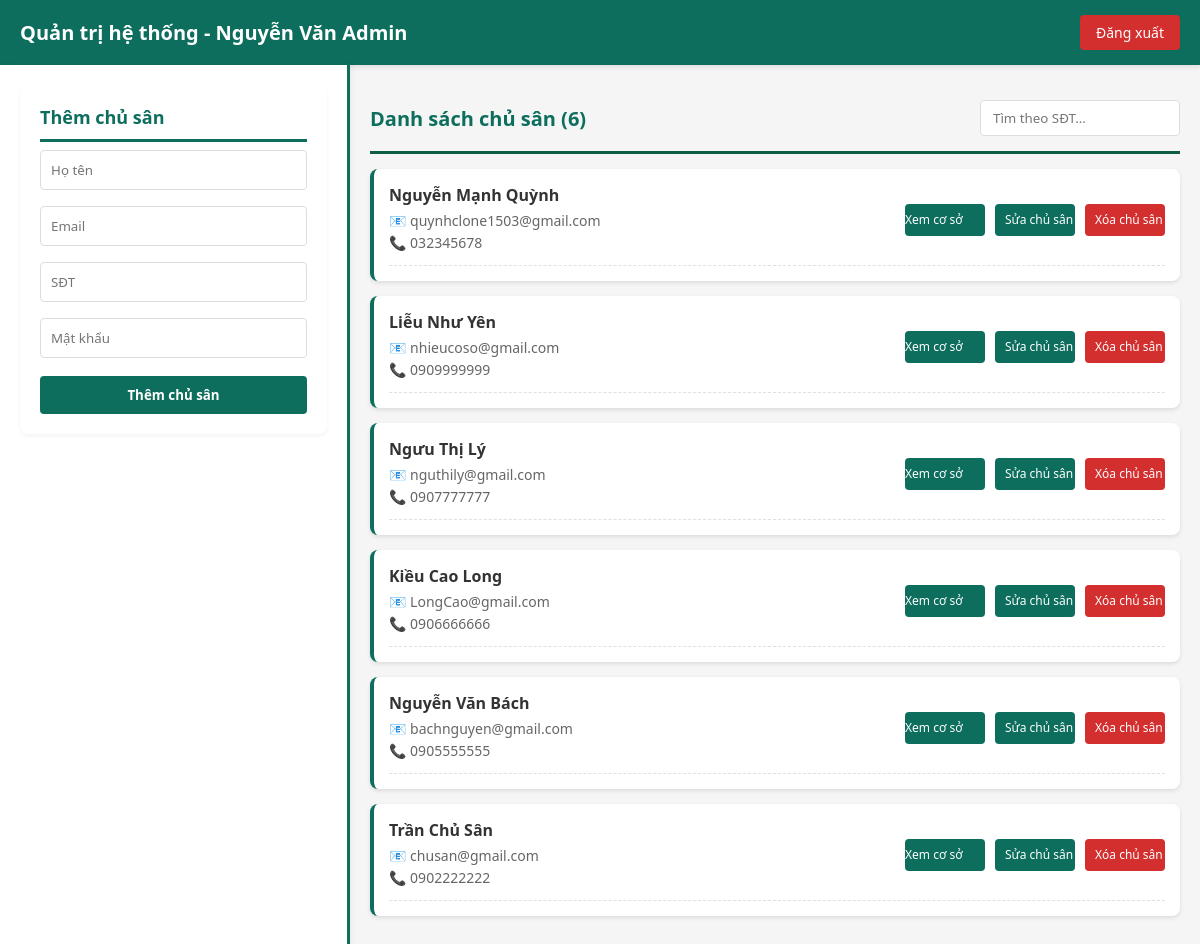
Page /admin/admin.php (signed in) on the committed database.
### tables this page shows
CREATE TABLE `nguoi_dung` (
  `id` int(11) NOT NULL,
  `ho_ten` varchar(100) NOT NULL,
  `sdt` varchar(15) NOT NULL,
  `mat_khau` varchar(255) NOT NULL,
  `email` varchar(100) DEFAULT NULL,
  `vai_tro` enum('admin','chu_san','khach_hang') DEFAULT 'khach_hang',
  `trang_thai` tinyint(1) DEFAULT 1,
  `ngay_tao` timestamp NOT NULL DEFAULT current_timestamp()
);

### admin/admin.php (the view, shortened to what this page needs)
<?php
require_once '../config/db.php';
$search_sdt = isset($_GET['search_sdt']) ? $conn->real_escape_string($_GET['search_sdt']) : '';
$where_clause = "WHERE vai_tro='chu_san'";
$chu_sans = $conn->query("SELECT * FROM nguoi_dung $where_clause ORDER BY id DESC");
?>
<!DOCTYPE html>
<html>
<head>
    <link rel="stylesheet" href="https://cdnjs.cloudflare.com/ajax/libs/font-awesome/6.4.0/css/all.min.css">
    <link rel="stylesheet" href="../assets/css/style.css">
</head>
<body class="admin">
    <div class="headerad">
        <h1>Quản trị hệ thống - <?php echo $_SESSION['user_name_chu']; ?></h1>
        <a href="../taikhoan/dangxuat.php" class="logout-btnad">Đăng xuất</a>
    </div>
    <div class="containerad">
        <div class="left-panelad">
            <?php
            $editData = null;
            ?>
            <div class="form-boxad">
                <h2><?php echo isset($editData) ? 'Sửa' : 'Thêm'; ?> chủ sân</h2>
                <form method="post">
                    <input type="text" name="ho_ten" value="<?php echo $editData['ho_ten'] ?? ''; ?>" placeholder="Họ tên" required>
                    <input type="email" name="email" value="<?php echo $editData['email'] ?? ''; ?>" placeholder="Email" required>
                    <input type="text" name="sdt" value="<?php echo $editData['sdt'] ?? ''; ?>" placeholder="SĐT" required>
                    <input type="password" name="password" placeholder="<?php echo isset($editData) ? 'Mật khẩu mới (để trống nếu không đổi)' : 'Mật khẩu'; ?>" <?php echo isset($editData) ? '' : 'required'; ?>>
                    <button class="btn-addad" name="<?php echo isset($editData) ? 'update_chu_san' : 'add_chu_san'; ?>">
                        <?php echo isset($editData) ? 'Cập nhật' : 'Thêm chủ sân'; ?>
                    </button>
                </form>
            </div>
        </div>
        <div class="right-panelad">
            <div class="section-headerad">
                <h2 class="section-titlead">Danh sách chủ sân (<?php echo $chu_sans->num_rows; ?>)</h2>
                <div class="search-boxad">
                    <input type="text"
                           name="search_sdt"
                           placeholder="Tìm theo SĐT..."
                           value="<?php echo htmlspecialchars($search_sdt); ?>"
                           oninput="handleSearchInput(this)"
                           autocomplete="off">
                </div>
            </div>
            <?php while($cs = $chu_sans->fetch_assoc()):
            ?>
                <div class="chu-san-cardad">
                    <div class="chu-san-headerad">
                        <div class="chu-san-infoad">
                            <h3><?php echo $cs['ho_ten']; ?></h3>
                            <p>📧 <?php echo $cs['email']; ?></p>
                            <p>📞 <?php echo $cs['sdt']; ?></p>
                        </div>
                        <div class="action-buttons">
                            <button class="btn-togglead"
                                onclick="document.getElementById('cs<?php echo $cs['id']; ?>').classList.toggle('show')">
                                Xem cơ sở
                            </button>
                            <a href="admin.php?edit_id=<?php echo $cs['id']; ?>"
                                class="btn-togglead btn-editad">
                                Sửa chủ sân
                            </a>
                            <form method="post" class="inline-form">
                                <button type="submit" class="btn-togglead btn-deletead">
                                    Xóa chủ sân
                                </button>
                            </form>
                        </div>
                    </div>
                </div>
            <?php endwhile; ?>
        </div>
    </div>
</body>
</html>

### assets/css/style.css (style rules this page uses)
* { box-sizing: border-box; margin: 0; padding: 0; font-family: 'Segoe UI', sans-serif; }
body { background-color: #f0f2f5; padding-bottom: 80px; color: #333; }
a { text-decoration: none; color: inherit; }
.action-buttons { display: flex; gap: 10px; }
.admin { margin: 0; padding: 0; font-family: 'Segoe UI', Arial, sans-serif; background: #f5f5f5; color: #333; }
.headerad { background: #0d6e5d; color: #fff; padding: 15px 20px; display: flex; justify-content: space-between; align-items: center; box-shadow: 0 2px 5px rgba(0,0,0,0.1); }
.headerad h1 { margin: 0; font-size: 20px; font-weight: bold; }
.logout-btnad { background: #d32f2f; color: #fff; padding: 8px 16px; border: none; border-radius: 4px; cursor: pointer; text-decoration: none; display: inline-block; font-size: 14px; transition: 0.2s; }
.containerad { display: flex; height: calc(100vh - 60px); }
.left-panelad { width: 350px; background: #fff; padding: 20px; overflow-y: auto; border-right: 3px solid #0d6e5d; box-shadow: 2px 0 5px rgba(0,0,0,0.05); }
.right-panelad { flex: 1; padding: 20px; overflow-y: auto; }
.form-boxad { background: #fff; padding: 20px; border-radius: 8px; margin-bottom: 20px; box-shadow: 0 2px 4px rgba(0,0,0,0.05); }
.form-boxad h2 { color: #0d6e5d; margin-top: 0; padding-bottom: 10px; border-bottom: 3px solid #0d6e5d; font-size: 18px; }
.form-boxad input, .form-boxad select { width: 100%; padding: 10px; margin: 8px 0; border: 1px solid #ddd; border-radius: 4px; box-sizing: border-box; outline: none; }
.btn-addad { background: #0d6e5d; color: #fff; padding: 10px 20px; border: none; border-radius: 4px; cursor: pointer; width: 100%; margin-top: 10px; font-weight: bold; transition: 0.2s; }
.chu-san-cardad { background: #fff; border-radius: 8px; padding: 15px; margin-bottom: 15px; box-shadow: 0 2px 4px rgba(0,0,0,0.1); border-left: 4px solid #0d6e5d; }
.chu-san-headerad { display: flex; justify-content: space-between; align-items: center; padding-bottom: 10px; border-bottom: 1px dashed #e0e0e0; }
.chu-san-infoad { flex: 1; }
.chu-san-infoad h3 { margin: 0 0 5px 0; color: #333; font-size: 16px; font-weight: bold; }
.chu-san-infoad p { margin: 3px 0; color: #666; font-size: 14px; }
.btn-togglead { display: flex; background: #0d6e5d; color: #fff; width: 80px; height: 32px; padding: 0; border: none; border-radius: 4px; cursor: pointer; font-size: 12px; white-space: nowrap; transition: 0.2s; flex-direction: column; justify-content: center; }
.action-buttons { display: flex; gap: 10px; align-items: center ; }
.inline-form { display: inline-block; margin: 0; }
.btn-editad { background: #0d6e5d; color: #fff; padding: 5px 10px; border: none; border-radius: 4px; font-size: 12px; text-align: center; }
.btn-deletead { background: #d32f2f; color: #fff; padding: 5px 10px; border: none; border-radius: 4px; cursor: pointer; font-size: 12px; transition: 0.2s; }
.section-headerad { display: flex; justify-content: space-between; align-items: center; padding: 15px 0; margin: 0; border-bottom: 3px solid #0e5e44; margin-bottom: 15px; }
.section-titlead { color: #0d6e5d; font-size: 20px; margin: 0; font-weight: bold; }
.search-boxad { display: flex; gap: 8px; align-items: center; margin-left: auto; }
.search-boxad input { padding: 8px 12px; border: 1px solid #ddd; border-radius: 4px; width: 200px; outline: none; }

### rows in the picture
nguoi_dung: ho_ten "Nguyễn Mạnh Quỳnh", email "quynhclone1503@gmail.com", sdt "032345678"
nguoi_dung: ho_ten "Liễu Như Yên", email "nhieucoso@gmail.com", sdt "0909999999"
nguoi_dung: ho_ten "Ngưu Thị Lý", email "nguthily@gmail.com", sdt "0907777777"
nguoi_dung: ho_ten "Kiều Cao Long", email "LongCao@gmail.com", sdt "0906666666"
nguoi_dung: ho_ten "Nguyễn Văn Bách", email "bachnguyen@gmail.com", sdt "0905555555"
nguoi_dung: ho_ten "Trần Chủ Sân", email "chusan@gmail.com", sdt "0902222222"

### other values in the picture
$_SESSION['user_name_chu'] "Nguyễn Văn Admin"
$chu_sans->num_rows "6"
